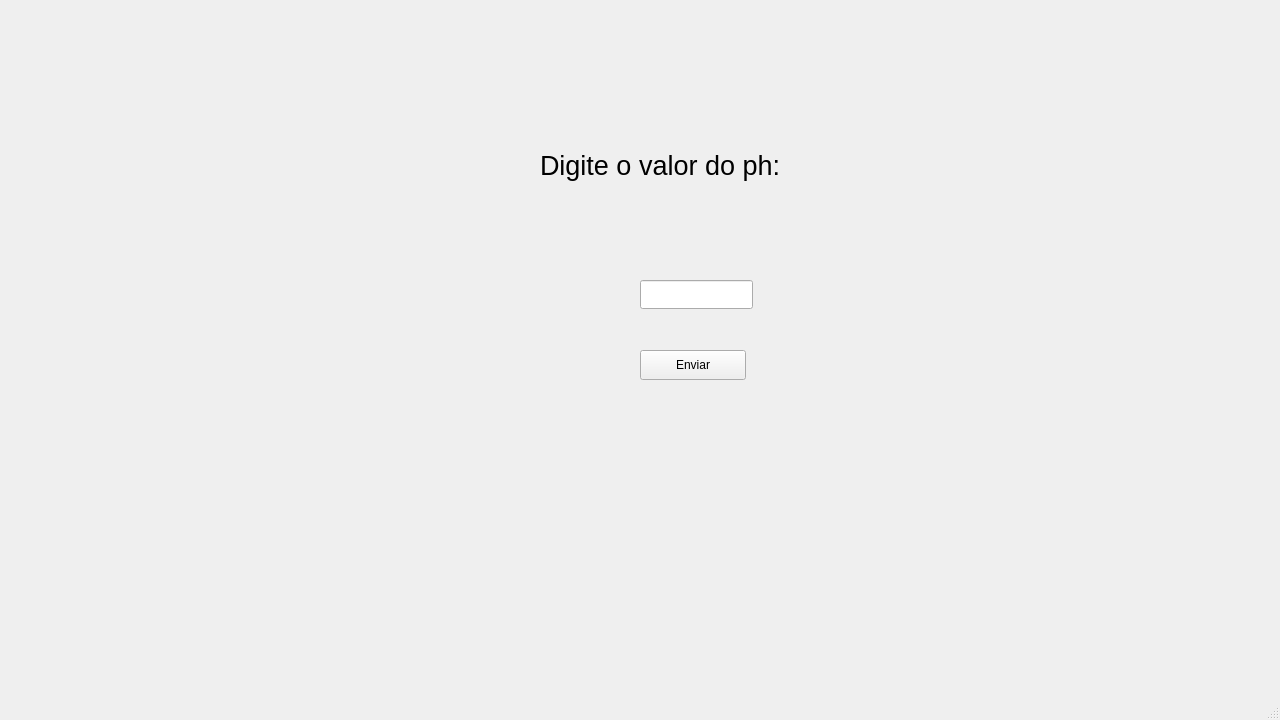
<?xml version="1.0" encoding="UTF-8"?>
<ui version="4.0">
 <class>MainWindow</class>
 <widget class="QMainWindow" name="MainWindow">
  <property name="geometry">
   <rect>
    <x>0</x>
    <y>0</y>
    <width>1280</width>
    <height>720</height>
   </rect>
  </property>
  <property name="windowTitle">
   <string>MainWindow</string>
  </property>
  <widget class="QWidget" name="centralwidget">
   <widget class="QLabel" name="label">
    <property name="geometry">
     <rect>
      <x>540</x>
      <y>140</y>
      <width>311</width>
      <height>51</height>
     </rect>
    </property>
    <property name="font">
     <font>
      <pointsize>20</pointsize>
     </font>
    </property>
    <property name="text">
     <string>Digite o valor do ph: </string>
    </property>
   </widget>
   <widget class="QLineEdit" name="lineEdit">
    <property name="geometry">
     <rect>
      <x>640</x>
      <y>280</y>
      <width>113</width>
      <height>29</height>
     </rect>
    </property>
   </widget>
   <widget class="QPushButton" name="pushButton">
    <property name="geometry">
     <rect>
      <x>640</x>
      <y>350</y>
      <width>106</width>
      <height>30</height>
     </rect>
    </property>
    <property name="text">
     <string>Enviar</string>
    </property>
   </widget>
  </widget>
  <widget class="QMenuBar" name="menubar">
   <property name="geometry">
    <rect>
     <x>0</x>
     <y>0</y>
     <width>1280</width>
     <height>26</height>
    </rect>
   </property>
  </widget>
  <widget class="QStatusBar" name="statusbar"/>
 </widget>
 <resources/>
 <connections/>
</ui>
